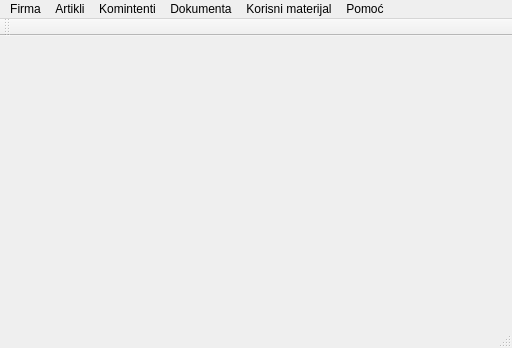
<?xml version="1.0" encoding="UTF-8"?>
<ui version="4.0">
 <class>MainWindow</class>
 <widget class="QMainWindow" name="MainWindow">
  <property name="geometry">
   <rect>
    <x>0</x>
    <y>0</y>
    <width>512</width>
    <height>348</height>
   </rect>
  </property>
  <property name="windowTitle">
   <string>MainWindow</string>
  </property>
  <widget class="QWidget" name="centralWidget"/>
  <widget class="QMenuBar" name="menuBar">
   <property name="geometry">
    <rect>
     <x>0</x>
     <y>0</y>
     <width>512</width>
     <height>21</height>
    </rect>
   </property>
   <widget class="QMenu" name="menuFirma">
    <property name="title">
     <string>Firma</string>
    </property>
    <widget class="QMenu" name="menuSkladi_ta">
     <property name="title">
      <string>Skladišta</string>
     </property>
     <addaction name="actionNovo"/>
     <addaction name="actionIzmeni_7"/>
     <addaction name="actionObri_i_7"/>
     <addaction name="actionPrika_i_2"/>
    </widget>
    <addaction name="actionNova"/>
    <addaction name="actionOtvori"/>
    <addaction name="actionSnimi"/>
    <addaction name="actionObri_i_2"/>
    <addaction name="actionIzmeni_3"/>
    <addaction name="menuSkladi_ta"/>
    <addaction name="actionZatvori"/>
   </widget>
   <widget class="QMenu" name="menuArtikli">
    <property name="title">
     <string>Artikli</string>
    </property>
    <addaction name="actionNovi"/>
    <addaction name="actionIzmeni"/>
    <addaction name="actionObri_i"/>
    <addaction name="actionPrikazi"/>
    <addaction name="actionUvezi"/>
   </widget>
   <widget class="QMenu" name="menuKomintenti">
    <property name="title">
     <string>Komintenti</string>
    </property>
    <addaction name="actionDodaj"/>
    <addaction name="actionIzmeni_2"/>
    <addaction name="actionObri_i_3"/>
    <addaction name="actionPrika_i"/>
   </widget>
   <widget class="QMenu" name="menuDokumenta">
    <property name="title">
     <string>Dokumenta</string>
    </property>
    <widget class="QMenu" name="menuKalkulacije">
     <property name="title">
      <string>Kalkulacije</string>
     </property>
     <addaction name="actionNova_2"/>
     <addaction name="actionIzmeni_4"/>
     <addaction name="actionObri_i_4"/>
    </widget>
    <widget class="QMenu" name="menuProfakture">
     <property name="title">
      <string>Profakture</string>
     </property>
     <addaction name="actionNova_3"/>
     <addaction name="actionIzmeni_5"/>
     <addaction name="actionObri_i_5"/>
    </widget>
    <widget class="QMenu" name="menuFakture">
     <property name="title">
      <string>Fakture</string>
     </property>
     <addaction name="actionNova_4"/>
     <addaction name="actionIzmeni_6"/>
     <addaction name="actionObri_i_6"/>
    </widget>
    <widget class="QMenu" name="menuNivelacije">
     <property name="title">
      <string>Nivelacije</string>
     </property>
     <addaction name="actionNova_5"/>
     <addaction name="actionIzmeni_8"/>
     <addaction name="actionObri_i_8"/>
    </widget>
    <widget class="QMenu" name="menuPopis">
     <property name="title">
      <string>Popis</string>
     </property>
     <addaction name="actionNova_6"/>
     <addaction name="actionIzmeni_9"/>
     <addaction name="actionObri_i_9"/>
    </widget>
    <widget class="QMenu" name="menuPrijemnice">
     <property name="title">
      <string>Prijemnice</string>
     </property>
     <addaction name="actionNova_7"/>
     <addaction name="actionIzmeni_10"/>
     <addaction name="actionObri_i_10"/>
    </widget>
    <widget class="QMenu" name="menuTrebovanje">
     <property name="title">
      <string>Trebovanje</string>
     </property>
     <addaction name="actionNova_8"/>
     <addaction name="actionIzmeni_11"/>
     <addaction name="actionObri_i_11"/>
    </widget>
    <widget class="QMenu" name="menuOtpremnice">
     <property name="title">
      <string>Otpremnice</string>
     </property>
     <addaction name="actionNova_9"/>
     <addaction name="actionIzmeni_12"/>
     <addaction name="actionObri_i_12"/>
    </widget>
    <widget class="QMenu" name="menuKnjiga_EDI">
     <property name="title">
      <string>Knjiga EDI</string>
     </property>
     <addaction name="actionNova_10"/>
     <addaction name="actionIzmeni_13"/>
     <addaction name="actionObri_i_13"/>
    </widget>
    <widget class="QMenu" name="menuKEPU">
     <property name="title">
      <string>KEPU</string>
     </property>
     <addaction name="actionNova_11"/>
     <addaction name="actionIzmeni_14"/>
     <addaction name="actionObri_i_14"/>
    </widget>
    <addaction name="menuKalkulacije"/>
    <addaction name="menuProfakture"/>
    <addaction name="menuFakture"/>
    <addaction name="menuNivelacije"/>
    <addaction name="menuPopis"/>
    <addaction name="menuPrijemnice"/>
    <addaction name="menuTrebovanje"/>
    <addaction name="menuOtpremnice"/>
    <addaction name="menuKnjiga_EDI"/>
    <addaction name="menuKEPU"/>
   </widget>
   <widget class="QMenu" name="menuKorisni_materijal">
    <property name="title">
     <string>Korisni materijal</string>
    </property>
    <widget class="QMenu" name="menuNalozi">
     <property name="title">
      <string>Nalozi</string>
     </property>
     <addaction name="action_ablon_uplatnice"/>
     <addaction name="actionNalog_za_isplatu"/>
     <addaction name="actionNalog_za_prenos"/>
    </widget>
    <widget class="QMenu" name="menuType_Here">
     <property name="title">
      <string>Type Here</string>
     </property>
    </widget>
    <widget class="QMenu" name="menuObavezna_dokumenta">
     <property name="title">
      <string>Obavezna dokumenta</string>
     </property>
     <addaction name="actionUzimite_ra_un"/>
    </widget>
    <addaction name="menuNalozi"/>
    <addaction name="menuObavezna_dokumenta"/>
    <addaction name="menuType_Here"/>
   </widget>
   <widget class="QMenu" name="menuO_nama">
    <property name="title">
     <string>Pomoć</string>
    </property>
    <addaction name="actionLokalna_pomo"/>
    <addaction name="actionOnline_pomo"/>
    <addaction name="actionO_aplikaciji"/>
    <addaction name="actionO_nama"/>
   </widget>
   <addaction name="menuFirma"/>
   <addaction name="menuArtikli"/>
   <addaction name="menuKomintenti"/>
   <addaction name="menuDokumenta"/>
   <addaction name="menuKorisni_materijal"/>
   <addaction name="menuO_nama"/>
  </widget>
  <widget class="QToolBar" name="mainToolBar">
   <attribute name="toolBarArea">
    <enum>TopToolBarArea</enum>
   </attribute>
   <attribute name="toolBarBreak">
    <bool>false</bool>
   </attribute>
  </widget>
  <widget class="QStatusBar" name="statusBar"/>
  <action name="actionNova">
   <property name="text">
    <string>Nova</string>
   </property>
   <property name="shortcut">
    <string>Ctrl+N</string>
   </property>
  </action>
  <action name="actionOtvori">
   <property name="text">
    <string>Otvori</string>
   </property>
   <property name="shortcut">
    <string>Ctrl+O</string>
   </property>
  </action>
  <action name="actionSnimi">
   <property name="text">
    <string>Snimi</string>
   </property>
   <property name="shortcut">
    <string>Ctrl+S</string>
   </property>
  </action>
  <action name="actionZatvori">
   <property name="text">
    <string>Zatvori</string>
   </property>
   <property name="shortcut">
    <string>Ctrl+X</string>
   </property>
  </action>
  <action name="actionNovi">
   <property name="text">
    <string>Dodaj</string>
   </property>
  </action>
  <action name="actionIzmeni">
   <property name="text">
    <string>Izmeni</string>
   </property>
  </action>
  <action name="actionPrikazi">
   <property name="text">
    <string>Prikaži</string>
   </property>
  </action>
  <action name="actionUvezi">
   <property name="text">
    <string>Uvezi</string>
   </property>
  </action>
  <action name="actionDodaj">
   <property name="text">
    <string>Dodaj</string>
   </property>
  </action>
  <action name="actionIzmeni_2">
   <property name="text">
    <string>Izmeni</string>
   </property>
  </action>
  <action name="actionObri_i">
   <property name="text">
    <string>Obriši</string>
   </property>
  </action>
  <action name="actionObri_i_2">
   <property name="text">
    <string>Obriši</string>
   </property>
  </action>
  <action name="actionObri_i_3">
   <property name="text">
    <string>Obriši</string>
   </property>
  </action>
  <action name="actionIzmeni_3">
   <property name="text">
    <string>Izmeni</string>
   </property>
  </action>
  <action name="actionPrika_i">
   <property name="text">
    <string>Prikaži</string>
   </property>
  </action>
  <action name="actionNova_2">
   <property name="text">
    <string>Nova</string>
   </property>
  </action>
  <action name="actionIzmeni_4">
   <property name="text">
    <string>Izmeni</string>
   </property>
  </action>
  <action name="actionObri_i_4">
   <property name="text">
    <string>Obriši</string>
   </property>
  </action>
  <action name="actionNova_3">
   <property name="text">
    <string>Nova</string>
   </property>
  </action>
  <action name="actionIzmeni_5">
   <property name="text">
    <string>Izmeni</string>
   </property>
  </action>
  <action name="actionObri_i_5">
   <property name="text">
    <string>Obriši</string>
   </property>
  </action>
  <action name="actionNova_4">
   <property name="text">
    <string>Nova</string>
   </property>
  </action>
  <action name="actionIzmeni_6">
   <property name="text">
    <string>Izmeni</string>
   </property>
  </action>
  <action name="actionObri_i_6">
   <property name="text">
    <string>Obriši</string>
   </property>
  </action>
  <action name="actionNovo">
   <property name="text">
    <string>Dodaj</string>
   </property>
  </action>
  <action name="actionIzmeni_7">
   <property name="text">
    <string>Izmeni</string>
   </property>
  </action>
  <action name="actionObri_i_7">
   <property name="text">
    <string>Obriši</string>
   </property>
  </action>
  <action name="actionPrika_i_2">
   <property name="text">
    <string>Prikaži</string>
   </property>
  </action>
  <action name="actionNova_5">
   <property name="text">
    <string>Nova</string>
   </property>
  </action>
  <action name="actionIzmeni_8">
   <property name="text">
    <string>Izmeni</string>
   </property>
  </action>
  <action name="actionObri_i_8">
   <property name="text">
    <string>Obriši</string>
   </property>
  </action>
  <action name="actionNova_6">
   <property name="text">
    <string>Nova</string>
   </property>
  </action>
  <action name="actionIzmeni_9">
   <property name="text">
    <string>Izmeni</string>
   </property>
  </action>
  <action name="actionObri_i_9">
   <property name="text">
    <string>Obriši</string>
   </property>
  </action>
  <action name="actionNova_7">
   <property name="text">
    <string>Nova</string>
   </property>
  </action>
  <action name="actionIzmeni_10">
   <property name="text">
    <string>Izmeni</string>
   </property>
  </action>
  <action name="actionObri_i_10">
   <property name="text">
    <string>Obriši</string>
   </property>
  </action>
  <action name="actionNova_8">
   <property name="text">
    <string>Nova</string>
   </property>
  </action>
  <action name="actionIzmeni_11">
   <property name="text">
    <string>Izmeni</string>
   </property>
  </action>
  <action name="actionObri_i_11">
   <property name="text">
    <string>Obriši</string>
   </property>
  </action>
  <action name="actionNova_9">
   <property name="text">
    <string>Nova</string>
   </property>
  </action>
  <action name="actionIzmeni_12">
   <property name="text">
    <string>Izmeni</string>
   </property>
  </action>
  <action name="actionObri_i_12">
   <property name="text">
    <string>Obriši</string>
   </property>
  </action>
  <action name="actionNova_10">
   <property name="text">
    <string>Nova</string>
   </property>
  </action>
  <action name="actionIzmeni_13">
   <property name="text">
    <string>Izmeni</string>
   </property>
  </action>
  <action name="actionObri_i_13">
   <property name="text">
    <string>Obriši</string>
   </property>
  </action>
  <action name="actionNova_11">
   <property name="text">
    <string>Nova</string>
   </property>
  </action>
  <action name="actionIzmeni_14">
   <property name="text">
    <string>Izmeni</string>
   </property>
  </action>
  <action name="actionObri_i_14">
   <property name="text">
    <string>Obriši</string>
   </property>
  </action>
  <action name="actionLokalna_pomo">
   <property name="text">
    <string>Lokalna pomoć</string>
   </property>
  </action>
  <action name="actionOnline_pomo">
   <property name="text">
    <string>Online pomoć</string>
   </property>
  </action>
  <action name="actionO_nama">
   <property name="text">
    <string>O nama</string>
   </property>
  </action>
  <action name="actionO_aplikaciji">
   <property name="text">
    <string>O aplikaciji</string>
   </property>
  </action>
  <action name="action_ablon_uplatnice">
   <property name="text">
    <string>Nalog za uplatu</string>
   </property>
  </action>
  <action name="actionNalog_za_isplatu">
   <property name="text">
    <string>Nalog za isplatu</string>
   </property>
  </action>
  <action name="actionNalog_za_prenos">
   <property name="text">
    <string>Nalog za prenos</string>
   </property>
  </action>
  <action name="actionUzimite_ra_un">
   <property name="text">
    <string>Uzimite račun</string>
   </property>
  </action>
 </widget>
 <layoutdefault spacing="6" margin="11"/>
 <resources/>
 <connections/>
</ui>
